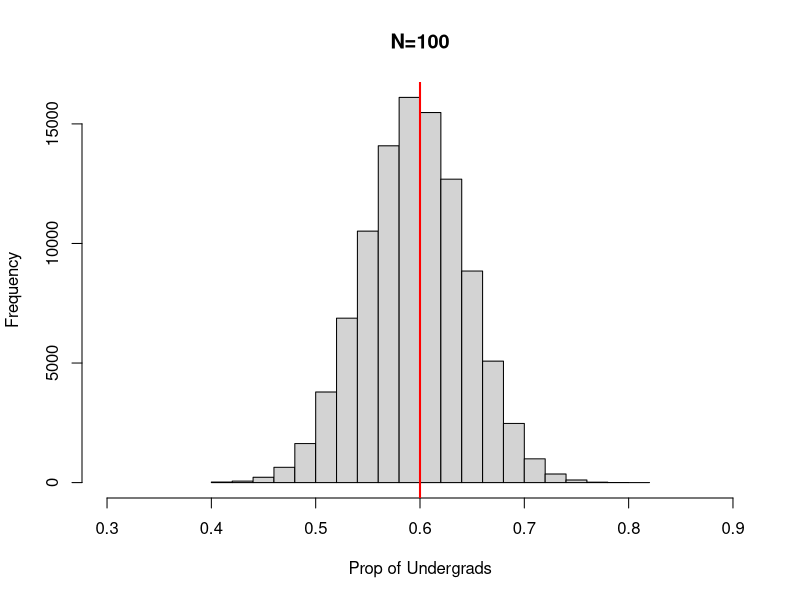
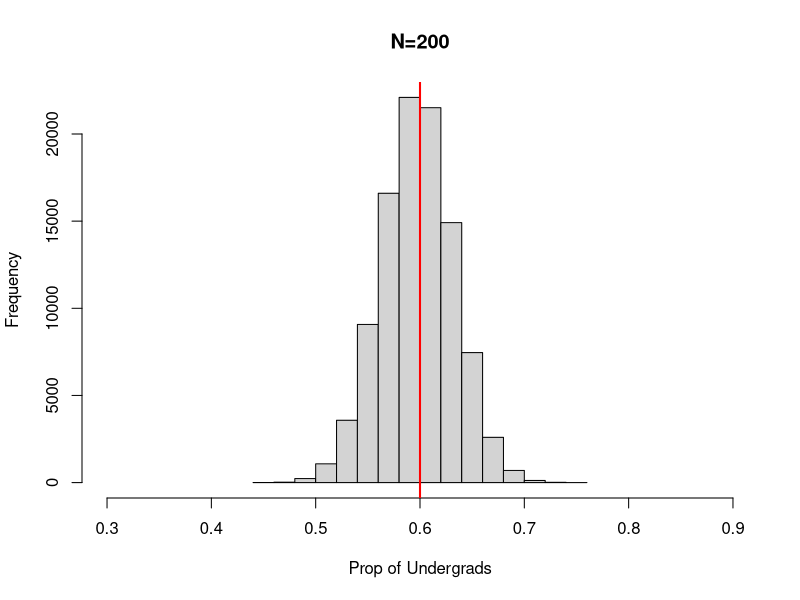
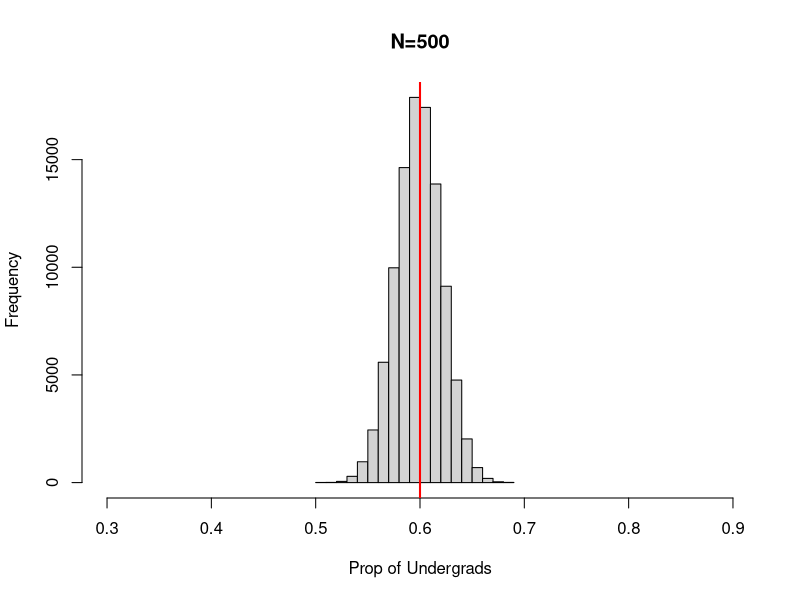
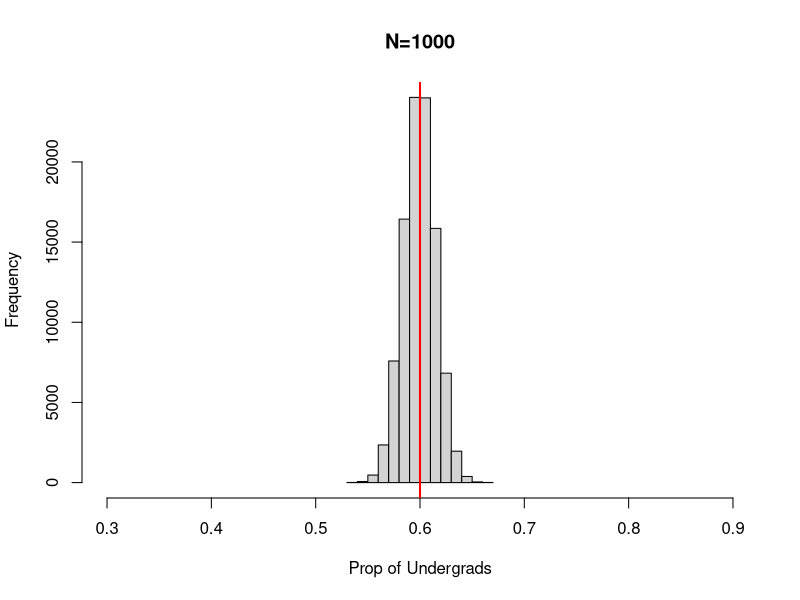

R code for these plots, in order:
## ---- chunk 1
N <- 100 #Size of each sample
p <- 0.6 #Probability of a "success", student chosen is an undergraduate
B <- 10^5 #Pick 10,000 random samples each size N

results <- numeric(B) # create a numeric vector with B entries to store statistics

for (i in 1:B) 
{
  results[i] <- rbinom(1, N, p)/N
}

hist(results, xlab = "Prop of Undergrads", main="N=100", xlim=c(0.3,0.9))
abline(v = p, col = "red", lwd=2)
mean(results) # mean of sampling dist
sd(results) # SE of sampling dist
## ---- chunk 2
N <- 200 #Size of each sample

results <- numeric(B) # create a numeric vector with B entries to store statistics

for (i in 1:B) 
{
  results[i] <- rbinom(1, N, p)/N
}

hist(results, xlab = "Prop of Undergrads", main="N=200", xlim=c(0.3,0.9))
abline(v = p, col = "red", lwd=2)
mean(results) # mean of sampling dist
sd(results) # SE of sampling dist
## ---- chunk 3
N <- 500 #Size of each sample

results <- numeric(B) # create a numeric vector with B entries to store statistics

for (i in 1:B) 
{
  results[i] <- rbinom(1, N, p)/N
}

hist(results, xlab = "Prop of Undergrads", main="N=500", xlim=c(0.3,0.9))
abline(v = p, col = "red", lwd=2)
mean(results) # mean of sampling dist
sd(results) # SE of sampling dist
## ---- chunk 4
N <- 1000 #Size of each sample

results <- numeric(B) # create a numeric vector with B entries to store statistics

for (i in 1:B) 
{
  results[i] <- rbinom(1, N, p)/N
}

hist(results, xlab = "Prop of Undergrads", main="N=1000", xlim=c(0.3,0.9))
abline(v = p, col = "red", lwd=2)
mean(results) # mean of sampling dist
sd(results) # SE of sampling dist
